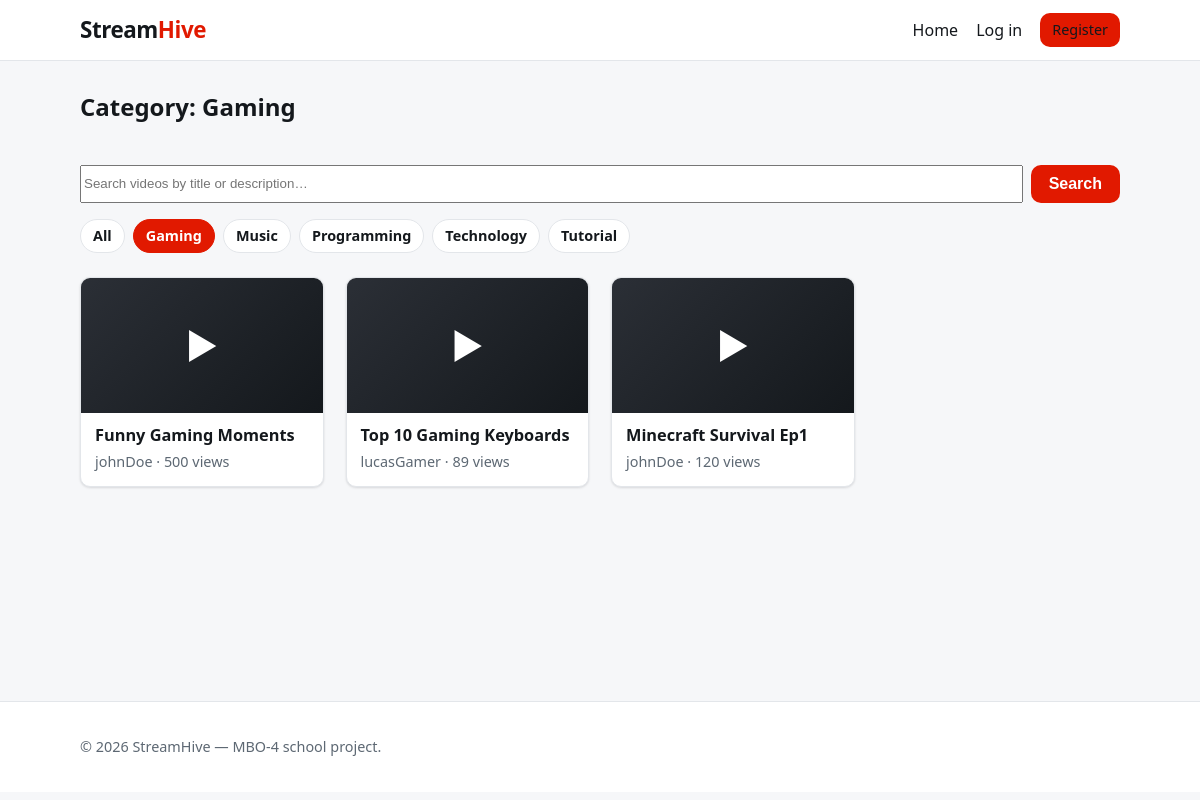
/?category=1, run on the app's committed database.
### tables this page shows
CREATE TABLE categories (
    id INT AUTO_INCREMENT PRIMARY KEY,
    name VARCHAR(50) NOT NULL
);

CREATE TABLE videos (
    id INT AUTO_INCREMENT PRIMARY KEY,
    user_id INT NOT NULL,
    title VARCHAR(255) NOT NULL,
    description TEXT,
    filename VARCHAR(255) NOT NULL,
    views INT DEFAULT 0,
    created_at DATETIME DEFAULT CURRENT_TIMESTAMP,

    FOREIGN KEY (user_id)
    REFERENCES users(id)
    ON DELETE CASCADE
);

CREATE TABLE users (
    id INT AUTO_INCREMENT PRIMARY KEY,
    email VARCHAR(50) NOT NULL UNIQUE,
    password VARCHAR(255) NOT NULL,
    role VARCHAR(50),
    created_at DATETIME DEFAULT CURRENT_TIMESTAMP,
    username VARCHAR(50)
);

### core/Controller.php (called while the page is built, shortened)
<?php
abstract class Controller
{
    protected function render(string $view, array $data = []): void
    {
        if (!isset($data['currentUser']))
        {
            $data['currentUser'] = $_SESSION['user'] ?? null;
        }
        extract($data, EXTR_SKIP);
        require dirname(__DIR__) . '/views/partials/header.php';
        require dirname(__DIR__) . '/views/' . $view . '.php';
        require dirname(__DIR__) . '/views/partials/footer.php';
    }
}

### app/controllers/VideoController.php (called while the page is built, shortened)
<?php
require_once dirname(__DIR__, 2) . '/core/Controller.php';
require_once dirname(__DIR__, 2) . '/app/services/VideoService.php';
class VideoController extends Controller
{
    private VideoService $videoService;
    public function __construct(
        ?VideoService $videoService = null,
        ?CommentService $commentService = null,
        ?LikeService $likeService = null,
        ?AuthService $authService = null
    ) {
        $this->videoService = $videoService ?? new VideoService();
    }
    public function index(): void
    {
        $search = isset($_GET['search']) ? (string) $_GET['search'] : '';
        $categoryId = isset($_GET['category']) ? (int) $_GET['category'] : null;
        $activeCategory = $categoryId !== null ? $this->videoService->getCategory($categoryId) : null;
        $this->render('videos/index', [
            'title'            => 'StreamHive — Videos',
            'videos'           => $this->videoService->getOverview($search, $categoryId),
            'categories'       => $this->videoService->getCategories(),
            'search'           => $search,
            'activeCategoryId' => $categoryId,
            'activeCategory'   => $activeCategory,
        ]);
    }
}

### public/index.php (called while the page is built, shortened)
<?php
require_once __DIR__ . '/../core/Router.php';
require_once __DIR__ . '/../app/controllers/VideoController.php';
$router = new Router();
$router->get('/', [VideoController::class, 'index']);
$router->get('/videos/upload', [VideoController::class, 'create']);
$router->post('/videos/upload', [VideoController::class, 'store']);
$router->get('/videos/show', [VideoController::class, 'show']);
$router->post('/videos/delete', [VideoController::class, 'delete']);
$router->post('/comments/store', [CommentController::class, 'store']);
$router->post('/comments/delete', [CommentController::class, 'delete']);
$router->post('/likes/video', [LikeController::class, 'toggleVideo']);
$router->post('/likes/comment', [LikeController::class, 'toggleComment']);
$router->get('/register', [AuthController::class, 'showRegister']);
$router->post('/register', [AuthController::class, 'register']);
$router->get('/login', [AuthController::class, 'showLogin']);
$router->post('/login', [AuthController::class, 'login']);
$router->get('/logout', [AuthController::class, 'logout']);
$router->get('/forgot', [AuthController::class, 'showForgotPassword']);
$router->post('/forgot', [AuthController::class, 'forgotPassword']);
$router->get('/reset', [AuthController::class, 'showReset']);
$router->post('/reset', [AuthController::class, 'resetPassword']);
$router->dispatch($_SERVER['REQUEST_METHOD'], $_SERVER['REQUEST_URI']);

### config/Config.php (called while the page is built, shortened)
<?php
class Config
{
    private static ?array $values = null;
    public static function get(string $key, ?string $default = null): ?string
    {
        return self::$values[$key] ?? $default;
    }
    private static function load(): void
    {
        self::$values = [];
        $path = dirname(__DIR__) . '/.env';
        if (!is_readable($path))
        {
            return;
        }
    }
}

### core/Database.php (called while the page is built, shortened)
<?php
require_once dirname(__DIR__) . '/config/Config.php';
class Database
{
    private static ?Database $instance = null;
    private PDO $connection;
    private function __construct()
    {
        $host = Config::get('DB_HOST', '127.0.0.1');
        $port = Config::get('DB_PORT', '3306');
        $name = Config::get('DB_NAME', '');
        $user = Config::get('DB_USER', '');
        $password = Config::get('DB_PASS', '');
        $dsn = "mysql:host={$host};port={$port};dbname={$name};charset=utf8mb4";
        $options = [
            PDO::ATTR_ERRMODE            => PDO::ERRMODE_EXCEPTION,
            PDO::ATTR_DEFAULT_FETCH_MODE => PDO::FETCH_ASSOC,
            PDO::ATTR_EMULATE_PREPARES   => false,
        ];
        $this->connection = new PDO($dsn, $user, $password, $options);
    }
    public static function getInstance(): Database
    {
        if (self::$instance === null)
        {
            self::$instance = new self();
        }
        return self::$instance;
    }
    public function query(string $sql, array $params = []): PDOStatement
    {
        $statement = $this->connection->prepare($sql);
        $statement->execute($params);
        return $statement;
    }
}

### app/services/VideoService.php (called while the page is built, shortened)
<?php
require_once dirname(__DIR__, 2) . '/app/services/CategoryService.php';
class VideoService
{
    private VideoModel $videoModel;
    private CategoryService $categoryService;
    public function __construct(?VideoModel $videoModel = null, ?CategoryService $categoryService = null)
    {
        $this->videoModel = $videoModel ?? new VideoModel();
        $this->categoryService = $categoryService ?? new CategoryService();
    }
    public function getOverview(?string $search, ?int $categoryId): array
    {
        if ($categoryId !== null && $categoryId > 0)
        {
            return $this->videoModel->findByCategory($categoryId);
        }
        return $this->videoModel->findAllWithUser();
    }
    public function getCategories(): array
    {
        return $this->categoryService->getAllCategories();
    }
    public function getCategory(int $id): ?array
    {
        return $this->categoryService->getCategory($id);
    }
}

### app/services/CategoryService.php (called while the page is built, shortened)
<?php
require_once dirname(__DIR__, 2) . '/app/models/CategoryModel.php';
class CategoryService
{
    private CategoryModel $categoryModel;
    public function __construct(?CategoryModel $categoryModel = null)
    {
        $this->categoryModel = $categoryModel ?? new CategoryModel();
    }
    public function getAllCategories(): array
    {
        return $this->categoryModel->findAll();
    }
    public function getCategory(int $id): ?array
    {
        return $this->categoryModel->findById($id);
    }
}

### app/models/CategoryModel.php (called while the page is built, shortened)
<?php
require_once dirname(__DIR__, 2) . '/core/Database.php';
class CategoryModel
{
    private Database $database;
    public function __construct(?Database $database = null)
    {
        $this->database = $database ?? Database::getInstance();
    }
    public function findAll(): array
    {
        $sql = 'SELECT id, name FROM categories ORDER BY name';
        return $this->database->query($sql)->fetchAll();
    }
    public function findById(int $id): ?array
    {
        $sql = 'SELECT id, name FROM categories WHERE id = :id';
        $category = $this->database->query($sql, ['id' => $id])->fetch();
        return $category === false ? null : $category;
    }
}

### app/models/VideoModel.php (called while the page is built, shortened)
<?php
require_once dirname(__DIR__, 2) . '/core/Database.php';
class VideoModel
{
    private Database $database;
    public function __construct(?Database $database = null)
    {
        $this->database = $database ?? Database::getInstance();
    }
    public function findByCategory(int $categoryId): array
    {
        $sql = 'SELECT videos.id, videos.title, videos.description, videos.filename,
                       videos.views, videos.created_at,
                       users.username AS uploader
                FROM videos
                INNER JOIN users ON users.id = videos.user_id
                INNER JOIN video_category ON video_category.video_id = videos.id
                WHERE video_category.category_id = :category_id
                ORDER BY videos.created_at DESC, videos.id DESC';
        return $this->database->query($sql, ['category_id' => $categoryId])->fetchAll();
    }
}

### views/videos/index.php (the view, shortened to what this page needs)
<section>
    <div class="page-head">
        <h2>
            <?php if (!empty($activeCategory)): ?>
                Category: <?= htmlspecialchars($activeCategory['name']) ?>
            <?php elseif ($search !== ''): ?>
                Search results for &ldquo;<?= htmlspecialchars($search) ?>&rdquo;
            <?php else: ?>
                Videos
            <?php endif; ?>
        </h2>
    </div>
    <form method="get" action="/" class="search-bar">
        <input type="search" name="search" value="<?= htmlspecialchars($search) ?>"
               placeholder="Search videos by title or description&hellip;">
        <button type="submit">Search</button>
    </form>
    <?php if (!empty($categories)): ?>
        <ul class="category-filter">
            <li>
                <a href="/" class="<?= ($activeCategoryId === null && $search === '') ? 'active' : '' ?>">All</a>
            </li>
            <?php foreach ($categories as $category): ?>
                <li>
                    <a href="/?category=<?= (int) $category['id'] ?>"
                       class="<?= $activeCategoryId === (int) $category['id'] ? 'active' : '' ?>">
                        <?= htmlspecialchars($category['name']) ?>
                    </a>
                </li>
            <?php endforeach; ?>
        </ul>
    <?php endif; ?>
    <?php if (empty($videos)): ?>
        <p class="empty">No videos found.</p>
    <?php else: ?>
        <ul class="video-grid">
            <?php foreach ($videos as $video): ?>
                <li class="video-card">
                    <a href="/videos/show?id=<?= (int) $video['id'] ?>">
                        <span class="thumb" aria-hidden="true">&#9654;</span>
                        <h3><?= htmlspecialchars($video['title']) ?></h3>
                    </a>
                    <p class="meta">
                        <?= htmlspecialchars($video['uploader']) ?>
                        &middot; <?= (int) $video['views'] ?> views
                    </p>
                </li>
            <?php endforeach; ?>
        </ul>
    <?php endif; ?>
</section>

### core/Router.php (shortened to what this page needs)
<?php
class Router
{
    private array $routes = [];
    public function add(string $method, string $path, callable|array $handler): void
    {
        $this->routes[] = [
            'method'  => strtoupper($method),
            'path'    => $path,
            'handler' => $handler,
        ];
    }
    public function dispatch(string $method, string $uri): void
    {
        $method = strtoupper($method);
        $path = $this->normalisePath($uri);
        foreach ($this->routes as $route)
        {
            if ($route['method'] === $method && $route['path'] === $path)
            {
                $this->invoke($route['handler']);
                return;
            }
        }
    }
    private function normalisePath(string $uri): string
    {
        $path = parse_url($uri, PHP_URL_PATH);
        $path = rtrim($path, '/');
        return $path === '' ? '/' : $path;
    }
    private function invoke(callable|array $handler): void
    {
        if (is_array($handler))
        {
            [$class, $method] = $handler;
            $controller = new $class();
            $controller->$method();
            return;
        }
    }
}

### public/css/style.css (style rules this page uses)
:root { --bg: #f6f7f9; --surface: #ffffff; --border: #e3e6ea; --text: #14181c; --muted: #5d6873; --accent: #e11900; --accent-dark: #b31400; --danger: #c0322b; --radius: 10px; --shadow: 0 1px 3px rgba(20, 24, 28, 0.08), 0 1px 2px rgba(20, 24, 28, 0.06); --max-width: 1080px; }
* { box-sizing: border-box; }
body { margin: 0; font-family: system-ui, -apple-system, "Segoe UI", Roboto, Helvetica, Arial, sans-serif; color: var(--text); background: var(--bg); line-height: 1.5; }
a { color: var(--accent); text-decoration: none; }
h2 { margin-top: 0; }
.page-head { display: flex; align-items: center; justify-content: space-between; gap: 16px; margin-bottom: 20px; }
.button, button { display: inline-block; background: var(--accent); color: #fff; border: none; border-radius: var(--radius); padding: 10px 18px; font-size: 1rem; font-weight: 600; cursor: pointer; }
.video-grid { list-style: none; margin: 0; padding: 0; display: grid; grid-template-columns: repeat(auto-fill, minmax(220px, 1fr)); gap: 22px; }
.video-card { background: var(--surface); border: 1px solid var(--border); border-radius: var(--radius); overflow: hidden; box-shadow: var(--shadow); transition: transform 0.08s ease, box-shadow 0.08s ease; }
.video-card a { color: var(--text); display: block; }
.video-card .thumb { display: flex; align-items: center; justify-content: center; aspect-ratio: 16 / 9; background: linear-gradient(135deg, #2b2f36, #14181c); color: #fff; font-size: 2.2rem; }
.video-card h3 { margin: 0; padding: 12px 14px 4px; font-size: 1.02rem; line-height: 1.3; }
.video-card .meta { margin: 0; padding: 0 14px 14px; }
.meta { color: var(--muted); font-size: 0.9rem; }
form { max-width: 460px; }
.search-bar { display: flex; gap: 8px; max-width: none; margin-bottom: 16px; }
.search-bar input { margin-top: 0; flex: 1; }
.search-bar button { flex-shrink: 0; }
.category-filter { list-style: none; display: flex; flex-wrap: wrap; gap: 8px; margin: 0 0 24px; padding: 0; }
.category-filter a { display: inline-block; padding: 5px 12px; border: 1px solid var(--border); border-radius: 999px; background: var(--surface); color: var(--text); font-size: 0.9rem; font-weight: 600; }
.category-filter a.active { background: var(--accent); border-color: var(--accent); color: #fff; }

### data on the page
categories: name "Gaming"
categories: name "Music"
categories: name "Programming"
categories: name "Technology"
categories: name "Tutorial"
videos: title "Funny Gaming Moments", user.username "johnDoe", views "500"
videos: title "Top 10 Gaming Keyboards", user.username "lucasGamer", views "89"
videos: title "Minecraft Survival Ep1", user.username "johnDoe", views "120"
